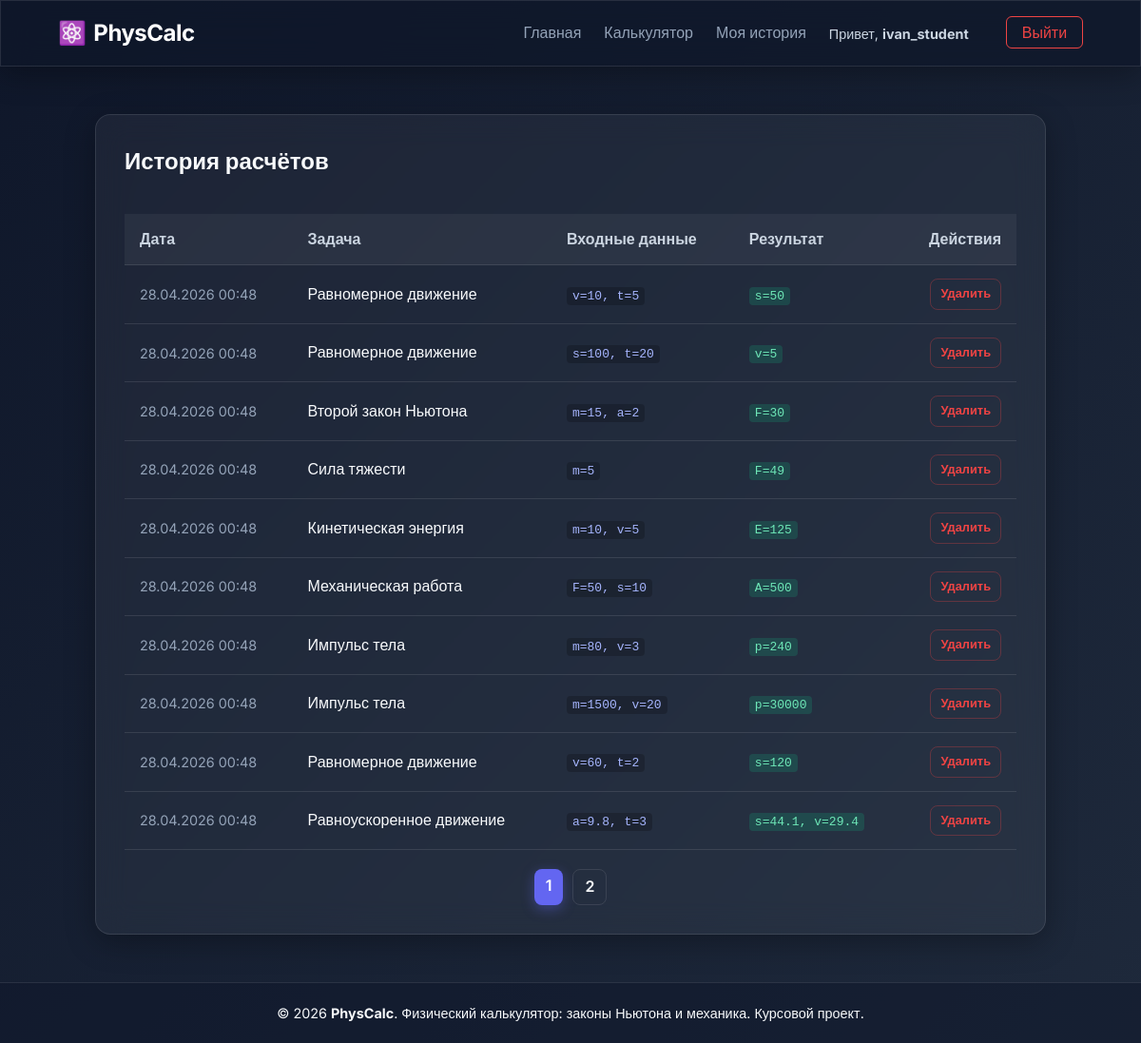
Screenshot of /history.php (signed in) with the database file from the repository.
### tables this page shows
CREATE TABLE IF NOT EXISTS calculations (
    id INT AUTO_INCREMENT PRIMARY KEY,
    user_id INT NOT NULL,
    problem_type_id INT NOT NULL,
    input_data JSON NOT NULL,
    result_data JSON NOT NULL,
    created_at TIMESTAMP DEFAULT CURRENT_TIMESTAMP,
    FOREIGN KEY (user_id) REFERENCES users(id) ON DELETE CASCADE,
    FOREIGN KEY (problem_type_id) REFERENCES problem_types(id) ON DELETE CASCADE
);

CREATE TABLE IF NOT EXISTS problem_types (
    id INT AUTO_INCREMENT PRIMARY KEY,
    category_id INT NOT NULL,
    name VARCHAR(100) NOT NULL,
    description TEXT,
    formula_text TEXT,
    formula_expression TEXT,
    input_fields JSON,
    output_fields JSON,
    sort_order INT DEFAULT 0,
    FOREIGN KEY (category_id) REFERENCES problem_categories(id) ON DELETE CASCADE
);

### history.php (the view, shortened to what this page needs)
<?php
require_once __DIR__ . '/includes/db.php';
$page = isset($_GET['page']) ? max(1, (int)$_GET['page']) : 1;
$limit = 10;
$offset = ($page - 1) * $limit;
$userId = $_SESSION['user_id'];
$countStmt = $pdo->prepare("SELECT COUNT(*) FROM calculations WHERE user_id = ?");
$countStmt->execute([$userId]);
$totalRecords = $countStmt->fetchColumn();
$totalPages = ceil($totalRecords / $limit);
$stmt = $pdo->prepare("
    SELECT c.*, pt.name as problem_name
    FROM calculations c
    JOIN problem_types pt ON c.problem_type_id = pt.id
    WHERE c.user_id = :user_id
    ORDER BY c.created_at DESC
    LIMIT :limit OFFSET :offset
");
$stmt->bindValue(':user_id', $userId, PDO::PARAM_INT);
$stmt->bindValue(':limit', $limit, PDO::PARAM_INT);
$stmt->bindValue(':offset', $offset, PDO::PARAM_INT);
$stmt->execute();
$history = $stmt->fetchAll();
require_once __DIR__ . '/includes/header.php';
?>
<div class="glass-panel" style="padding: 30px; width: 100%; max-width: 1000px; margin: 0 auto;">
    <h2 style="margin-bottom: 20px;">История расчётов</h2>
    <div style="overflow-x: auto;">
        <table class="glass-table">
            <thead>
                <tr>
                    <th>Дата</th>
                    <th>Задача</th>
                    <th>Входные данные</th>
                    <th>Результат</th>
                    <th style="text-align: right;">Действия</th>
                </tr>
            </thead>
            <tbody>
                <?php if (empty($history)): ?>
                    <tr><td colspan="5" style="text-align: center;">История пуста. Сделайте свой первый расчёт!</td></tr>
                <?php else: ?>
                    <?php foreach ($history as $row):
                        $inputs = json_decode($row['input_data'], true) ?? [];
                        $results = json_decode($row['result_data'], true) ?? [];
                        $inStr = [];
                        foreach($inputs as $k => $v) $inStr[] = "{$k}={$v}";
                        $outStr = [];
                        foreach($results as $k => $v) $outStr[] = "{$k}=" . round($v, 4);
                    ?>
                        <tr>
                            <td style="font-size: 0.9rem; color: var(--text-secondary);"><?= date('d.m.Y H:i', strtotime($row['created_at'])) ?></td>
                            <td style="font-weight: 500;"><?= htmlspecialchars($row['problem_name']) ?></td>
                            <td><code style="background: rgba(0,0,0,0.2);"><?= implode(', ', $inStr) ?></code></td>
                            <td><code style="background: rgba(16, 185, 129, 0.2); color: #6ee7b7;"><?= implode(', ', $outStr) ?></code></td>
                            <td style="text-align: right;">
                                <a href="/history.php?delete=<?= $row['id'] ?>" class="btn btn-secondary" style="padding: 5px 10px; font-size: 0.8rem; color: #ef4444; border-color: rgba(239, 68, 68, 0.3);" onclick="return confirm('Удалить этот расчёт?');">Удалить</a>
                            </td>
                        </tr>
                    <?php endforeach; ?>
                <?php endif; ?>
            </tbody>
        </table>
    </div>
    <?php if ($totalPages > 1): ?>
        <div class="pagination" style="display: flex; justify-content: center; gap: 10px; margin-top: 20px;">
            <?php for ($i = 1; $i <= $totalPages; $i++): ?>
                <a href="/history.php?page=<?= $i ?>" class="btn <?= $i === $page ? 'btn-primary' : 'btn-secondary' ?>" style="padding: 5px 12px;"><?= $i ?></a>
            <?php endfor; ?>
        </div>
    <?php endif; ?>
</div>
<?php require_once __DIR__ . '/includes/footer.php'; ?>

### css/style.css (style rules this page uses)
:root { --primary-color: #6366f1; --primary-hover: #4f46e5; --secondary-color: #475569; --bg-gradient-start: #0f172a; --bg-gradient-end: #1e293b; --glass-bg: rgba(255, 255, 255, 0.05); --glass-border: rgba(255, 255, 255, 0.1); --glass-shadow: 0 8px 32px 0 rgba(0, 0, 0, 0.3); --text-primary: #f8fafc; --text-secondary: #94a3b8; }
* { margin: 0; padding: 0; box-sizing: border-box; }
body { font-family: 'Inter', sans-serif; background: linear-gradient(135deg, var(--bg-gradient-start) 0%, var(--bg-gradient-end) 100%); background-attachment: fixed; color: var(--text-primary); display: flex; flex-direction: column; min-height: 100vh; line-height: 1.6; }
.glass-panel { background: var(--glass-bg); backdrop-filter: blur(16px); -webkit-backdrop-filter: blur(16px); border: 1px solid var(--glass-border); border-radius: 16px; box-shadow: var(--glass-shadow); }
.btn { display: inline-block; padding: 10px 24px; border-radius: 8px; font-weight: 600; text-decoration: none; transition: all 0.3s ease; cursor: pointer; border: none; text-align: center; }
.btn-primary { background-color: var(--primary-color); color: white; box-shadow: 0 4px 14px 0 rgba(99, 102, 241, 0.39); }
.btn-secondary { background-color: transparent; color: var(--text-primary); border: 1px solid var(--glass-border); }
.glass-table { width: 100%; border-collapse: collapse; margin-top: 15px; color: var(--text-primary); }
.glass-table th, .glass-table td { padding: 14px 16px; border-bottom: 1px solid var(--glass-border); text-align: left; }
.glass-table th { font-weight: 600; color: #cbd5e1; background: rgba(255, 255, 255, 0.05); }
.glass-table code { background: rgba(0, 0, 0, 0.3); padding: 2px 6px; border-radius: 4px; font-family: monospace; color: #a5b4fc; }

### rows the page displays
calculations: created_at "28.04.2026 00:48", problem_type.name "Равномерное движение", inStr "v=10, t=5", outStr "s=50"
calculations: created_at "28.04.2026 00:48", problem_type.name "Равномерное движение", inStr "s=100, t=20", outStr "v=5"
calculations: created_at "28.04.2026 00:48", problem_type.name "Второй закон Ньютона", inStr "m=15, a=2", outStr "F=30"
calculations: created_at "28.04.2026 00:48", problem_type.name "Сила тяжести", inStr "m=5", outStr "F=49"
calculations: created_at "28.04.2026 00:48", problem_type.name "Кинетическая энергия", inStr "m=10, v=5", outStr "E=125"
calculations: created_at "28.04.2026 00:48", problem_type.name "Механическая работа", inStr "F=50, s=10", outStr "A=500"
calculations: created_at "28.04.2026 00:48", problem_type.name "Импульс тела", inStr "m=80, v=3", outStr "p=240"
calculations: created_at "28.04.2026 00:48", problem_type.name "Импульс тела", inStr "m=1500, v=20", outStr "p=30000"
calculations: created_at "28.04.2026 00:48", problem_type.name "Равномерное движение", inStr "v=60, t=2", outStr "s=120"
calculations: created_at "28.04.2026 00:48", problem_type.name "Равноускоренное движение", inStr "a=9.8, t=3", outStr "s=44.1, v=29.4"

### other values shown
$username "ivan_student"
